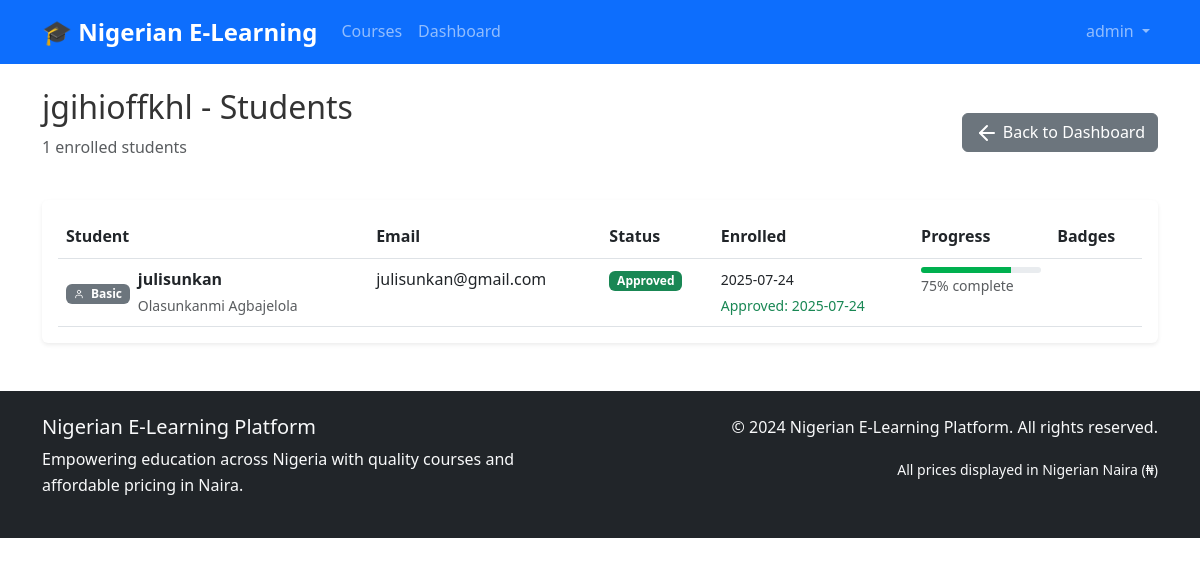
The app's page /instructor/courses/1/students (signed in) with its own data.
### models.py (models this page shows, shortened)
class User(UserMixin, db.Model):
    id = db.Column(db.Integer, primary_key=True)
    username = db.Column(db.String(80), unique=True, nullable=False)
    email = db.Column(db.String(120), unique=True, nullable=False)
    password_hash = db.Column(db.String(256), nullable=False)
    role = db.Column(db.String(20), nullable=False, default='student')  # admin, instructor, student
    first_name = db.Column(db.String(50))
    last_name = db.Column(db.String(50))
    active = db.Column(db.Boolean, default=True)
    banned = db.Column(db.Boolean, default=False)
    ban_reason = db.Column(db.Text)
    email_verified = db.Column(db.Boolean, default=False)
    verification_token = db.Column(db.String(100))
    premium_user = db.Column(db.Boolean, default=False)
    instructor_verified = db.Column(db.Boolean, default=False)
    badge_level = db.Column(db.String(20), default='basic')  # basic, bronze, silver, gold, premium
    wallet_balance = db.Column(db.Float, default=0.0)
    course_credits = db.Column(db.Integer, default=0)
    created_at = db.Column(db.DateTime, default=datetime.utcnow)
    last_login = db.Column(db.DateTime)
    courses_created = db.relationship('Course', backref='instructor', lazy='dynamic')
    enrollments = db.relationship('Enrollment', backref='student', lazy='dynamic')
    payments = db.relationship('Payment', backref='user', lazy='dynamic')
    wallet_transactions = db.relationship('WalletTransaction', backref='user', lazy='dynamic')
    quiz_attempts = db.relationship('QuizAttempt', backref='user', lazy='dynamic')
    assignment_submissions = db.relationship('AssignmentSubmission', backref='user', lazy='dynamic')
    course_credits = db.relationship('CourseCredit', backref='student_credit', lazy='dynamic')
    @property
    def is_active(self):
        return self.active and not self.banned
    def get_badge_info(self):
        badges = {
            'basic': {'name': 'Basic', 'color': 'secondary', 'icon': 'user'},
            'bronze': {'name': 'Bronze', 'color': 'warning', 'icon': 'award'},
            'silver': {'name': 'Silver', 'color': 'info', 'icon': 'star'},
            'gold': {'name': 'Gold', 'color': 'warning', 'icon': 'crown'},
            'premium': {'name': 'Premium', 'color': 'success', 'icon': 'zap'}
        }
        return badges.get(self.badge_level, badges['basic'])
    def get_verification_badges(self):
        badges = []
        if self.email_verified:
            badges.append({'name': 'Verified Email', 'color': 'success', 'icon': 'check-circle'})
        if self.instructor_verified and self.role == 'instructor':
            badges.append({'name': 'Verified Instructor', 'color': 'primary', 'icon': 'book'})
        if self.premium_user:
            badges.append({'name': 'Premium', 'color': 'warning', 'icon': 'star'})
        return badges

class Course(db.Model):
    id = db.Column(db.Integer, primary_key=True)
    title = db.Column(db.String(200), nullable=False)
    description = db.Column(db.Text)
    price = db.Column(db.Float, nullable=False, default=0.0)
    instructor_id = db.Column(db.Integer, db.ForeignKey('user.id'), nullable=False)
    is_active = db.Column(db.Boolean, default=True)
    min_credits_for_certificate = db.Column(db.Integer, default=70)  # Minimum credits needed for certificate
    total_available_credits = db.Column(db.Integer, default=100)     # Total credits available in course
    created_at = db.Column(db.DateTime, default=datetime.utcnow)
    updated_at = db.Column(db.DateTime, default=datetime.utcnow, onupdate=datetime.utcnow)
    lessons = db.relationship('Lesson', backref='course', lazy='dynamic', cascade='all, delete-orphan')
    enrollments = db.relationship('Enrollment', backref='course', lazy='dynamic', cascade='all, delete-orphan')
    quizzes = db.relationship('Quiz', backref='course', lazy='dynamic', cascade='all, delete-orphan')
    assignments = db.relationship('Assignment', backref='course', lazy='dynamic', cascade='all, delete-orphan')
    course_credits = db.relationship('CourseCredit', backref='course', lazy='dynamic', cascade='all, delete-orphan')

class Enrollment(db.Model):
    id = db.Column(db.Integer, primary_key=True)
    user_id = db.Column(db.Integer, db.ForeignKey('user.id'), nullable=False)
    course_id = db.Column(db.Integer, db.ForeignKey('course.id'), nullable=False)
    status = db.Column(db.String(20), default='pending')  # pending, approved, rejected
    enrollment_method = db.Column(db.String(20))  # payment, voucher, wallet, credits
    created_at = db.Column(db.DateTime, default=datetime.utcnow)
    approved_at = db.Column(db.DateTime)

### routes.py (the view)
@app.route('/instructor/courses/<int:course_id>/students')
@login_required
@instructor_required
def course_students(course_id):
    course = Course.query.get_or_404(course_id)
    if course.instructor_id != current_user.id:
        flash('Unauthorized access!', 'error')
        return redirect(url_for('dashboard'))
    enrollments = Enrollment.query.filter_by(course_id=course.id, status='approved').all()
    return render_template('instructor/course_students.html', course=course, enrollments=enrollments)

### app.py (called while the page is built)
@login_manager.user_loader
def load_user(user_id):
    from models import User
    return User.query.get(int(user_id))

### utils.py (called while the page is built)
def instructor_required(f):
    @wraps(f)
    def decorated_function(*args, **kwargs):
        if not current_user.is_authenticated or current_user.role not in ['admin', 'instructor']:
            flash('Instructor access required', 'danger')
            return redirect(url_for('dashboard'))
        return f(*args, **kwargs)
    return decorated_function

### templates/instructor/course_students.html (shortened to what this page needs)
{% extends "base.html" %}
{% block content %}
<div class="d-flex justify-content-between align-items-center mb-4">
    <div>
        <h2>{{ course.title }} - Students</h2>
        <p class="text-muted">{{ enrollments|length }} enrolled students</p>
    </div>
    <a href="{{ url_for('dashboard') }}" class="btn btn-secondary">
        <i data-feather="arrow-left" class="me-1"></i>Back to Dashboard
    </a>
</div>
{% if enrollments %}
<div class="card">
    <div class="card-body">
        <div class="table-responsive">
            <table class="table table-hover">
                <thead>
                    <tr>
                        <th>Student</th>
                        <th>Email</th>
                        <th>Status</th>
                        <th>Enrolled</th>
                        <th>Progress</th>
                        <th>Badges</th>
                    </tr>
                </thead>
                <tbody>
                    {% for enrollment in enrollments %}
                    <tr>
                        <td>
                            <div class="d-flex align-items-center">
                                <div class="me-2">
                                    {% set badge_info = enrollment.student.get_badge_info() %}
                                    <span class="badge bg-{{ badge_info.color }}">
                                        <i data-feather="{{ badge_info.icon }}" class="me-1" style="width: 10px; height: 10px;"></i>
                                        {{ badge_info.name }}
                                    </span>
                                </div>
                                <div>
                                    <strong>{{ enrollment.student.username }}</strong>
                                    {% if enrollment.student.first_name or enrollment.student.last_name %}
                                    <br><small class="text-muted">{{ enrollment.student.first_name }} {{ enrollment.student.last_name }}</small>
                                    {% endif %}
                                </div>
                            </div>
                        </td>
                        <td>
                            {{ enrollment.student.email }}
                        </td>
                        <td>
                            <span class="badge bg-{% if enrollment.status == 'approved' %}success{% elif enrollment.status == 'pending' %}warning{% else %}danger{% endif %}">
                                {{ enrollment.status.title() }}
                            </span>
                        </td>
                        <td>
                            <small>{{ enrollment.created_at.strftime('%Y-%m-%d') }}</small>
                            {% if enrollment.approved_at %}
                            <br><small class="text-success">Approved: {{ enrollment.approved_at.strftime('%Y-%m-%d') }}</small>
                            {% endif %}
                        </td>
                        <td>
                            <div class="progress" style="height: 6px;">
                                <div class="progress-bar" role="progressbar" style="width: 75%" aria-valuenow="75" aria-valuemin="0" aria-valuemax="100"></div>
                            </div>
                            <small class="text-muted">75% complete</small>
                        </td>
                        <td>
                        </td>
                    </tr>
                    {% endfor %}
                </tbody>
            </table>
        </div>
    </div>
</div>
{% else %}
<div class="text-center py-5">
    <i data-feather="users" class="text-muted mb-3" style="width: 64px; height: 64px;"></i>
    <h4 class="text-muted">No Students Enrolled</h4>
    <p class="text-muted">Students who enroll in "{{ course.title }}" will appear here.</p>
</div>
{% endif %}
{% endblock %}

### templates/base.html (shortened to what this page needs)
<!DOCTYPE html>
<html lang="en">
<head>
    <link href="https://cdn.jsdelivr.net/npm/bootstrap@5.3.0/dist/css/bootstrap.min.css" rel="stylesheet">
    <link href="https://cdn.jsdelivr.net/npm/feather-icons@4.28.0/dist/feather.min.css" rel="stylesheet">
    <link href="{{ url_for('static', filename='css/style.css') }}" rel="stylesheet">
</head>
<body>
    <nav class="navbar navbar-expand-lg navbar-dark bg-primary">
        <div class="container">
            <a class="navbar-brand" href="{{ url_for('index') }}">
                <strong>🎓 Nigerian E-Learning</strong>
            </a>
            <div class="collapse navbar-collapse" id="navbarNav">
                <ul class="navbar-nav me-auto">
                    <li class="nav-item">
                        <a class="nav-link" href="{{ url_for('courses') }}">Courses</a>
                    </li>
                    {% if current_user.is_authenticated %}
                    <li class="nav-item">
                        <a class="nav-link" href="{{ url_for('dashboard') }}">Dashboard</a>
                    </li>
                    {% endif %}
                </ul>
                <ul class="navbar-nav">
                    {% if current_user.is_authenticated %}
                    <li class="nav-item dropdown">
                        <a class="nav-link dropdown-toggle" href="#" role="button" data-bs-toggle="dropdown">
                            {{ current_user.username }}
                        </a>
                    </li>
                    {% endif %}
                </ul>
            </div>
        </div>
    </nav>
    <main class="container my-4">
        {% block content %}{% endblock %}
    </main>
    <footer class="bg-dark text-light py-4 mt-5">
        <div class="container">
            <div class="row">
                <div class="col-md-6">
                    <h5>Nigerian E-Learning Platform</h5>
                    <p>Empowering education across Nigeria with quality courses and affordable pricing in Naira.</p>
                </div>
                <div class="col-md-6 text-md-end">
                    <p>&copy; 2024 Nigerian E-Learning Platform. All rights reserved.</p>
                    <small>All prices displayed in Nigerian Naira (₦)</small>
                </div>
            </div>
        </div>
    </footer>
</body>
</html>

### static/css/style.css (style rules this page uses)
:root { --primary-color: #0d6efd; --success-color: #198754; --warning-color: #ffc107; --danger-color: #dc3545; --naira-color: #00b04f; --dark-color: #212529; --light-color: #f8f9fa; }
body { font-family: 'Segoe UI', Tahoma, Geneva, Verdana, sans-serif; line-height: 1.6; color: #333; }
.navbar-brand { font-weight: 700; font-size: 1.5rem; }
.navbar-nav .nav-link { font-weight: 500; transition: color 0.3s ease; }
.card { border: none; box-shadow: 0 0.125rem 0.25rem rgba(0, 0, 0, 0.075); transition: box-shadow 0.15s ease-in-out; }
.btn { border-radius: 0.375rem; font-weight: 500; transition: all 0.3s ease; }
.badge { font-size: 0.75rem; font-weight: 600; }
.table { margin-bottom: 0; }
.table th { border-top: none; font-weight: 600; color: var(--dark-color); }
.progress { height: 0.5rem; border-radius: 0.25rem; }
.progress-bar { background-color: var(--naira-color); }
footer { margin-top: auto; }

### records on screen
User: username "admin"
Course: title "jgihioffkhl"
Enrollment: name "Basic", student.username "julisunkan", student.first_name "Olasunkanmi", student.last_name "Agbajelola", student.email "julisunkan@gmail.com", status "Approved", created_at "2025-07-24", approved_at "2025-07-24"

### other values on screen
{{ enrollments|length }} "1"
